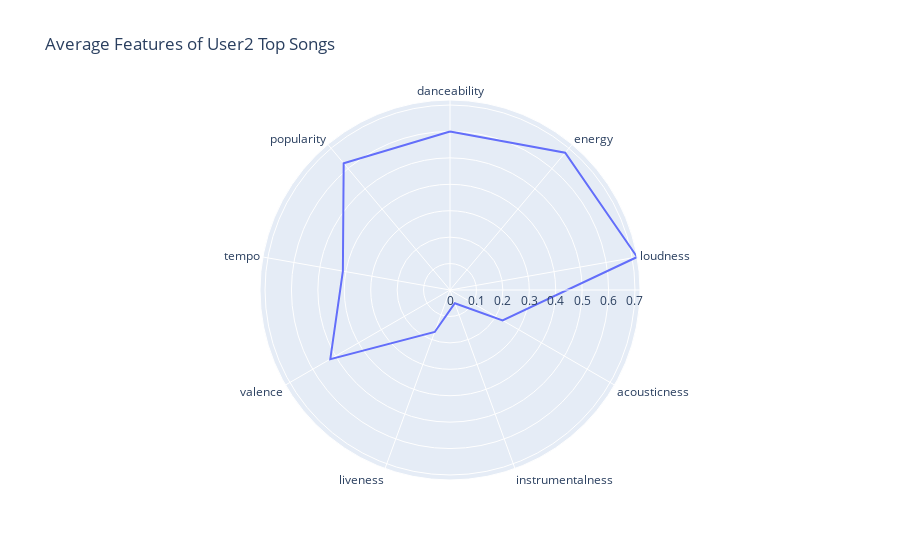

Write notebook code for a chart like this one.
### Code cell
#  kindly visualize this with a line_polar using plotly express
fig = px.line_polar(ave_user2_pref, 
                    r=ave_user2_pref,
                    theta=relevant_qualities,
                    line_close=True,
                    title="Average Features of User2 Top Songs")
fig.show()

### Figure 1 — Plotly figure (JSON) as saved in the notebook; plotly's stock layout.template omitted (floating-point values rounded to 4 significant figures)
{"data": [{"hovertemplate": "r=%{r}<br>theta=%{theta}<extra></extra>", "legendgroup": "", "line": {"color": "#636efa", "dash": "solid"}, "marker": {"symbol": "circle"}, "mode": "lines", "name": "", "r": [0.5997, 0.6779, 0.719, 0.2297, 0.05317, 0.1691, 0.523, 0.4116, 0.6259, 0.5997], "showlegend": false, "subplot": "polar", "theta": ["danceability", "energy", "loudness", "acousticness", "instrumentalness", "liveness", "valence", "tempo", "popularity", "danceability"], "type": "scatterpolar"}], "layout": {"legend": {"tracegroupgap": 0}, "polar": {"angularaxis": {"direction": "clockwise", "rotation": 90}, "domain": {"x": [0, 1], "y": [0, 1]}}, "title": {"text": "Average Features of User2 Top Songs"}}}
